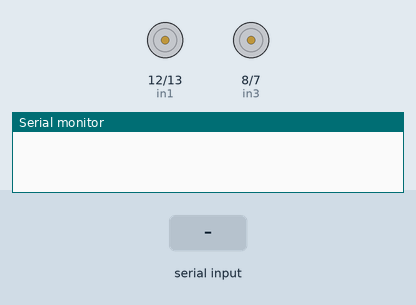
Simulated run of this sketch. Board: Arduino Uno, built with avr-gcc and run on an emulated ATmega328P. Shown: motor-driver pin pairs drawn as motors (green arrow = first pin HIGH = forward, orange = second pin HIGH = backward, longer = more drive, scaled by the enable pin), the last lines printed to the serial monitor. Inputs (shaded band) come from the test bench.

Above: at 1.2 s.
1.3 s: "f" received over the second serial link
At 2.3 s:
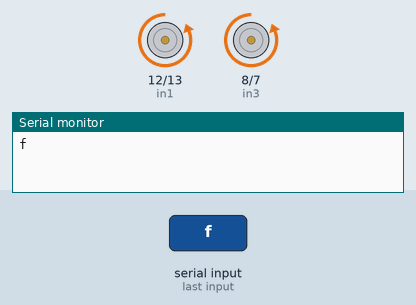
2.8 s: "b" received over the second serial link
At 3.5 s:
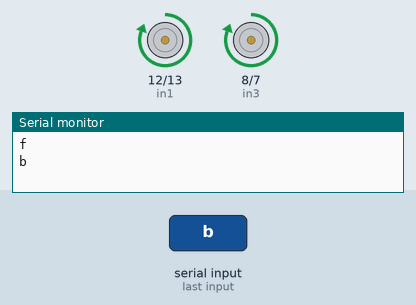
4.3 s: "l" received over the second serial link
At 4.6 s:
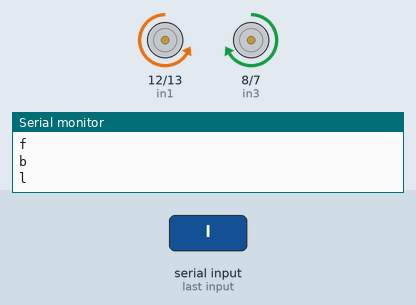
5.8 s: "r" received over the second serial link
At 6.9 s:
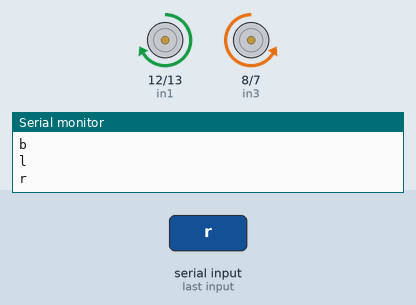
7.3 s: "s" received over the second serial link
At 8.1 s:
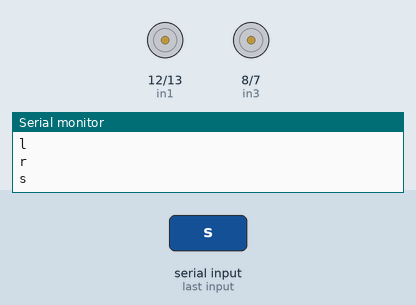
8.8 s: "f" received over the second serial link
At 9.2 s:
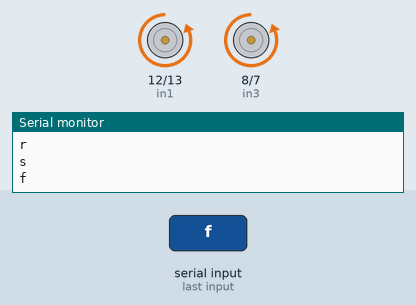
Timing chart, 0 to 11.3 s (numbered marks = the images above; inputs shaded):
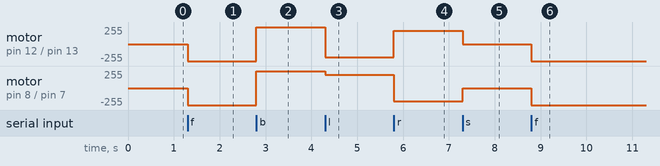

Measured:
- after the input at 1.3 s, motor on pin 12 (in1) / pin 13 (in2), motor on pin 8 (in3) / pin 7 (in4): stopped → backward 255/255 at once
- after the input at 2.8 s, motor on pin 12 (in1) / pin 13 (in2), motor on pin 8 (in3) / pin 7 (in4): backward 255/255 → forward 255/255 at once
- after the input at 4.3 s, motor on pin 12 (in1) / pin 13 (in2): forward 255/255 → backward 200/255 at once; motor on pin 8 (in3) / pin 7 (in4): forward 255/255 → forward 200/255 at once
- after the input at 5.8 s, motor on pin 12 (in1) / pin 13 (in2): backward 200/255 → forward 200/255 at once; motor on pin 8 (in3) / pin 7 (in4): forward 200/255 → backward 200/255 at once
- after the input at 7.3 s, motor on pin 12 (in1) / pin 13 (in2): forward 200/255 → stopped at once; motor on pin 8 (in3) / pin 7 (in4): backward 200/255 → stopped at once
- after the input at 8.8 s, motor on pin 12 (in1) / pin 13 (in2), motor on pin 8 (in3) / pin 7 (in4): stopped → backward 255/255 at once

The sketch:

ROBOT_control.ino
```cpp
#include <SoftwareSerial.h>

// Définir les broches moteurs
int enA = 11;
int in1 = 12;
int in2 = 13;

int enB = 10;
int in3 = 8;
int in4 = 7;

// Créer une liaison série logicielle pour Bluetooth
SoftwareSerial bluetooth(2, 3); // RX, TX

void setup() {
  // Initialiser les moteurs
  pinMode(enA, OUTPUT); pinMode(in1, OUTPUT); pinMode(in2, OUTPUT);
  pinMode(enB, OUTPUT); pinMode(in3, OUTPUT); pinMode(in4, OUTPUT);

  // Initialiser la communication série
  bluetooth.begin(9600);
  Serial.begin(9600); // Facultatif, pour debug via USB

  stopMotors();
}

void loop() {
  if (bluetooth.available()) {
    char cmd = bluetooth.read();
    Serial.println(cmd); // Debug facultatif

    switch (cmd) {
      case 'f': forward(); break;
      case 'b': backward(); break;
      case 'l': turnLeft(); break;
      case 'r': turnRight(); break;
      case 's': stopMotors(); break;
    }
  }
}

void forward() {
  digitalWrite(in1, LOW ); digitalWrite(in2, HIGH);
  digitalWrite(in3, LOW); digitalWrite(in4, HIGH);
  analogWrite(enA, 255); analogWrite(enB, 255);
}

void backward() {
  digitalWrite(in1, HIGH); digitalWrite(in2, LOW);
  digitalWrite(in3, HIGH); digitalWrite(in4, LOW);
  analogWrite(enA, 255); analogWrite(enB, 255);
}

void turnLeft() {
  digitalWrite(in1, LOW); digitalWrite(in2, HIGH);
  digitalWrite(in3, HIGH); digitalWrite(in4, LOW);
  analogWrite(enA, 200); analogWrite(enB, 200);
}

void turnRight() {
  digitalWrite(in1, HIGH); digitalWrite(in2, LOW);
  digitalWrite(in3, LOW); digitalWrite(in4, HIGH);
  analogWrite(enA, 200); analogWrite(enB, 200);
}

void stopMotors() {
  digitalWrite(in1, LOW); digitalWrite(in2, LOW);
  digitalWrite(in3, LOW); digitalWrite(in4, LOW);
}
```
